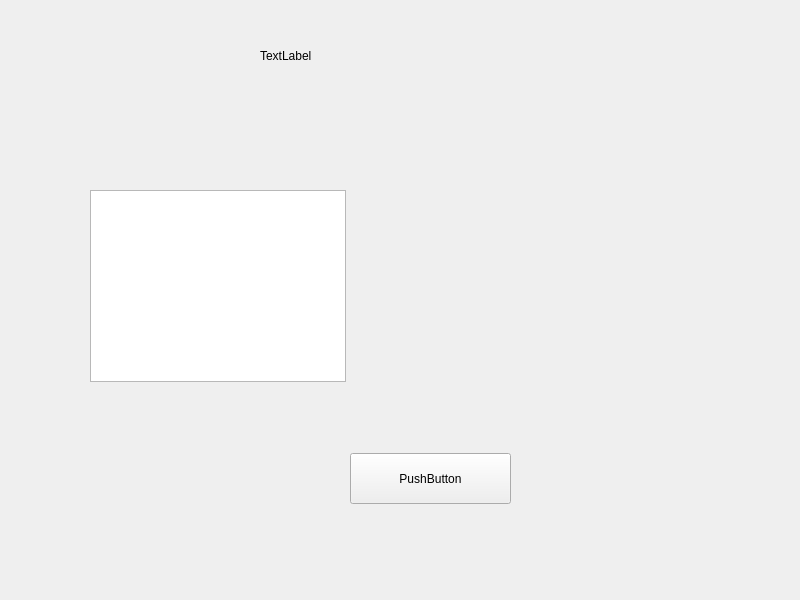
<?xml version="1.0" encoding="UTF-8"?>
<ui version="4.0">
 <class>Widget_DeroulementRonde</class>
 <widget class="QWidget" name="Widget_DeroulementRonde">
  <property name="geometry">
   <rect>
    <x>0</x>
    <y>0</y>
    <width>800</width>
    <height>600</height>
   </rect>
  </property>
  <property name="windowTitle">
   <string>Widget_DeroulementRonde</string>
  </property>
  <widget class="QListView" name="listView_listePointeau">
   <property name="geometry">
    <rect>
     <x>90</x>
     <y>190</y>
     <width>256</width>
     <height>192</height>
    </rect>
   </property>
  </widget>
  <widget class="QPushButton" name="pushButton">
   <property name="geometry">
    <rect>
     <x>350</x>
     <y>453</y>
     <width>161</width>
     <height>51</height>
    </rect>
   </property>
   <property name="text">
    <string>PushButton</string>
   </property>
  </widget>
  <widget class="QLabel" name="label">
   <property name="geometry">
    <rect>
     <x>260</x>
     <y>30</y>
     <width>101</width>
     <height>51</height>
    </rect>
   </property>
   <property name="text">
    <string>TextLabel</string>
   </property>
  </widget>
 </widget>
 <resources/>
 <connections/>
</ui>
